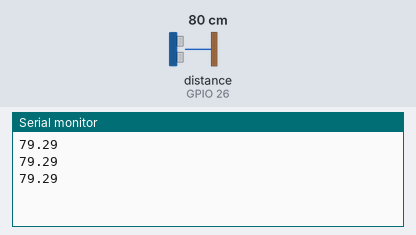
This sketch was run on a simulated ESP32. Parts: the last lines printed to the serial monitor. Wiring (inferred from the names in the program): ultrasonic range finder: trigger GPIO 25; echo GPIO 26. The inputs (shaded band) are chosen by the test bench; at power-on: distance to the obstacle (sensor on GPIO 26) 80 cm. The echo pulse lasts 58.3 µs per cm.

Above: at 1.3 s.
1.4 s: distance to the obstacle (sensor on GPIO 26) set to 2 cm
At 1.9 s:
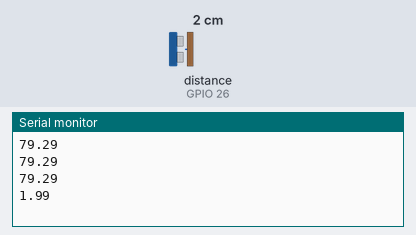
2.9 s: distance to the obstacle (sensor on GPIO 26) set to 4 cm
At 3.4 s:
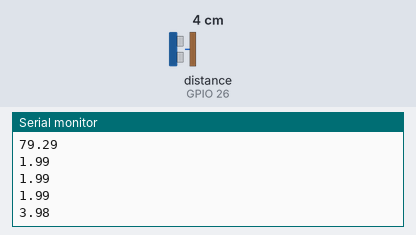
Timing chart, 0 to 5.9 s (numbered marks = the images above; inputs shaded):
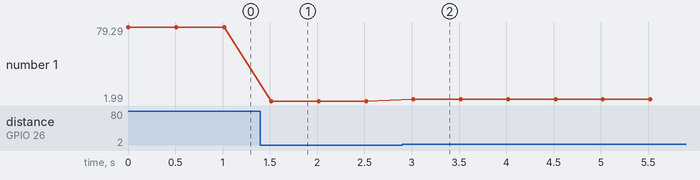

The sketch:

UltrasonicTest.ino
```cpp
/*
 * This ESP32 code is created by esp32io.com
 *
 * This ESP32 code is released in the public domain
 *
 * For more detail (instruction and wiring diagram), visit https://esp32io.com/tutorials/esp32-ultrasonic-sensor
 */

#define TRIG_PIN 25 // ESP32 pin GIOP23 connected to Ultrasonic Sensor's TRIG pin
#define ECHO_PIN 26 // ESP32 pin GIOP22 connected to Ultrasonic Sensor's ECHO pin

float duration_us, distance_cm;

void setup() {
  // begin serial port
  Serial.begin (9600);

  // configure the trigger pin to output mode
  pinMode(TRIG_PIN, OUTPUT);
  // configure the echo pin to input mode
  pinMode(ECHO_PIN, INPUT);
}

void loop() {
  // generate 10-microsecond pulse to TRIG pin
  digitalWrite(TRIG_PIN, HIGH);
  delayMicroseconds(10);
  digitalWrite(TRIG_PIN, LOW);

  // measure duration of pulse from ECHO pin
  duration_us = pulseIn(ECHO_PIN, HIGH);

  // calculate the distance
  distance_cm = 0.017 * duration_us;

  // print the value to Serial Monitor
  //Serial.print("distance: ");
  Serial.println(min((double)distance_cm,400.0));
  //Serial.println(" cm");

  delay(500);
}
```

Measured:
- after the input at 1.4 s, the serial monitor: prints a new line after 0.12 s (image 1)
- after the input at 2.9 s, the serial monitor: prints a new line after 0.12 s (image 2)
- plotted number 1: 79.29 → 1.99 after the input at 1.4 s, 1.99 → 3.98 after the input at 2.9 s
